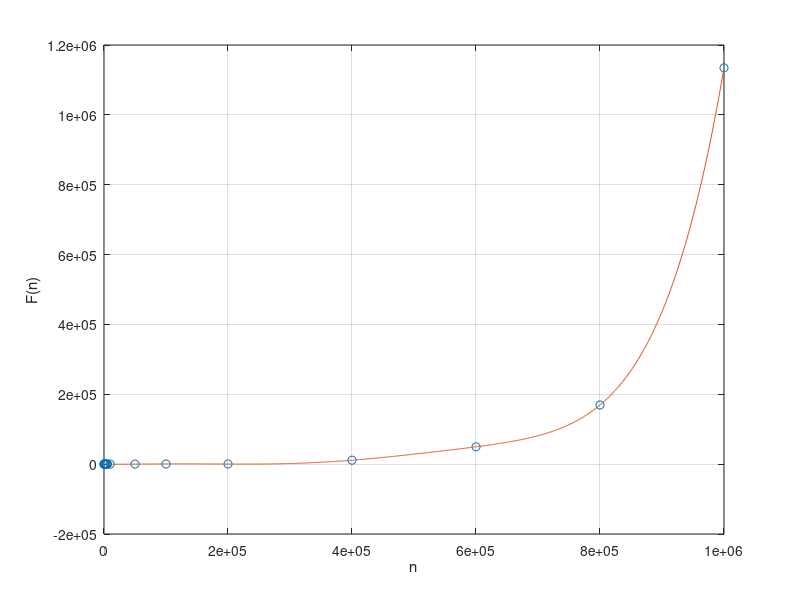

This figure's MATLAB source:
clc
close all
%%VALORES DE X 
x=[50
100
250
500
1000
1500
2000
2500
3000
4500
5000
5600
10000
50000
100000
200000
400000
600000
800000
1000000
];
 
%%VALORES DE Y = F(x) en Milisegundos
y=[0.0929832
0.1440048
0.4088879
1.2459755
4.8668385
10.9550953
19.2849636
30.2648544
42.3450470
97.6541042
119.9071407
158.1840515
170.5269814
202.0819187
377.2180080
459.2590332
11279.0470123
49622.5831509
169345.8108902
1134656.388
];

%%OBTENER UN POLINOMIO QUE SE AJUSTE A LOS PUNTOS X Y Y
n=6; 				%%GRADO DEL POLINOMIO DE AJUSTE
p=polyfit(x,y,n)	%%FUNCION QUE REALIZA EL AJUSTE POLINOMIAL

%%SE CREA UN ESPACIO PARA REALIZAR UNA GRAFICA EN 
%%DONDE SE COMPARA LA CURVA AJUSTADA CONTRA LOS 
%%VALORES EXPERIMENTALES
xi=linspace(0,1000000,1000);      %%ESPACIO DE PUNTOS PARA Xi
z=polyval(p,xi);				%%EVALUACION DEL POLINOMIO P EN EL ESPACIO Xi

%%SE REALIZA LA FIGURA CORRESPONDIENTE
figure(1);
plot(x,y,'o',xi,z,'-'),grid;
%%plot(x,y,'o',xi,z,xi,z2,xi,z3,xi,z4),grid;
ylabel('F(n)');
xlabel('n');